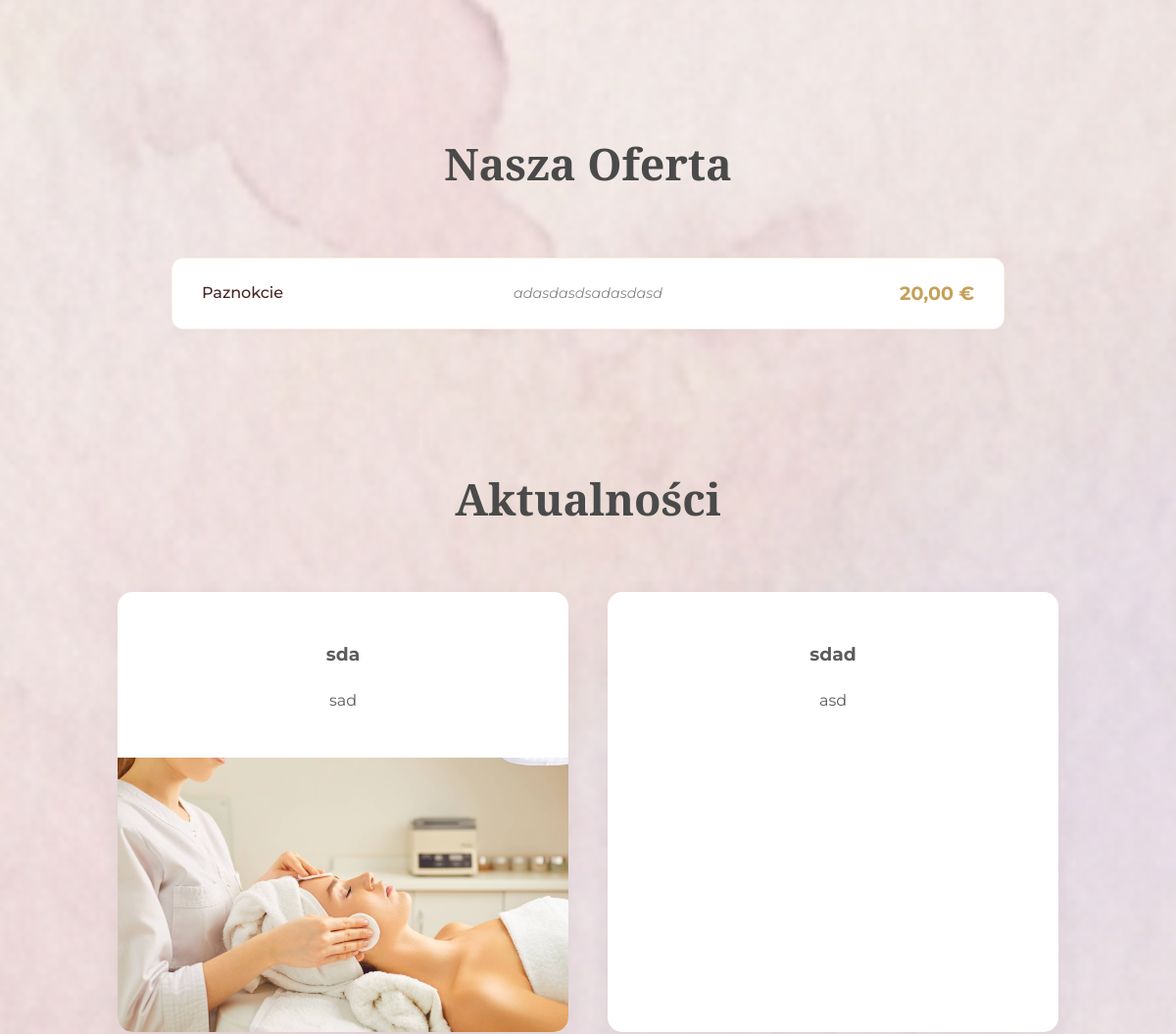
The app's page / (middle part), older data.
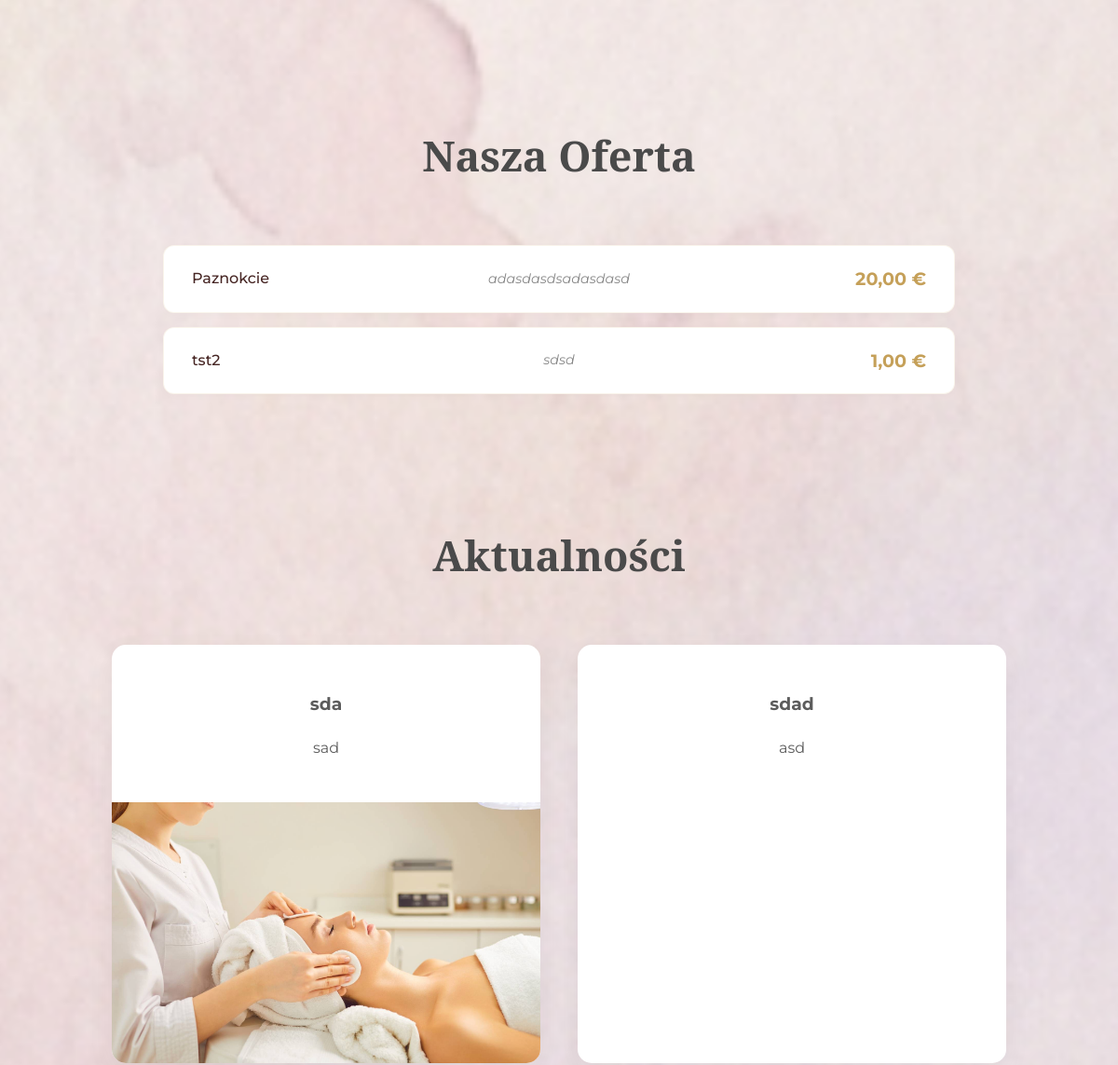
The same page, newer data.
### core/models.py (models this page shows, shortened)
class Service(models.Model):
    title = models.CharField(max_length=100, verbose_name="Nazwa usługi")
    description = models.TextField(verbose_name="Opis zabiegu")
    price = models.DecimalField(max_digits=8, decimal_places=2, verbose_name="Cena (€)")
    category = models.ForeignKey(Category, on_delete=models.CASCADE, verbose_name="Kategoria", null=True, blank=True)
    class Meta:
        verbose_name = "Usługa"
        verbose_name_plural = "Usługi"

class Post(models.Model):
    title = models.CharField(max_length=200, verbose_name="Tytuł posta")
    description = models.TextField(verbose_name="Opis")
    image = models.ImageField(upload_to='treatments/', verbose_name="Zdjęcie", blank=True, null=True)
    created_at = models.DateTimeField(auto_now_add=True, verbose_name="Data utworzenia posta")
    class Meta:
        verbose_name = "Post"
        verbose_name_plural = "Posty"

### core/views.py (the view)
# urls.py: 2. Add a URL to urlpatterns:  path('', views.home, name='home')
def home(request):
    if request.method == 'POST':
        form = ContactForm(request.POST)
        if form.is_valid():
            form.save()
            return redirect('home') # Odświeża stronę po wysłaniu
    else:
        form = ContactForm()
    company = CompanyInfo.objects.first() # Zakładamy, że masz jeden rekord z danymi firmy
    services = Service.objects.all()
    categories = Category.objects.prefetch_related('services').all()
    posts = Post.objects.all().order_by('-created_at') # Najnowsze posty pierwsze
    context = {
        'company': company,
        'services': services,
        'categories': categories,
        'posts': posts,
        'form': form,
    }
    return render(request, 'core/home.html', context)

### core/templates/core/home.html (shortened to what this page needs)
{% load static %}
<!DOCTYPE html>
<html lang="pl">
<head>
    <link rel="stylesheet" href="https://cdnjs.cloudflare.com/ajax/libs/font-awesome/6.4.0/css/all.min.css">
    <link rel="stylesheet" href="{% static 'core/css/style.css' %}">
</head>
<body>
    <section id="hero">
    </section>
    <section id="services">
        <h2 class="section-heading">Nasza Oferta</h2>
        <div class="services-list">
            {% for service in services %}
                <div class="service-row">
                    <span class="service-name">{{ service.title }}</span>
                    <span class="service-description">{{ service.description }}</span>
                    <span class="service-price">{{ service.price }} €</span>
                </div>
            {% endfor %}
        </div>
    </section>
    <section id="posts">
        <h2 class="section-heading">Aktualności</h2>
        <div class="grid-container">
            {% for post in posts %}
                <div class="card">
                    <div class="card-content">
                        <h3>{{ post.title }}</h3>
                        <p>{{ post.description }}</p>
                    </div>
                    {% if post.image %}
                        <img src="{{ post.image.url }}" alt="{{ post.title }}">
                    {% endif %}
                </div>
            {% endfor %}
        </div>
    </section>
</body>
</html>

Row changes from the older to the newer data that the page shows:
added Service: title "tst2", description "sdsd", price "1,00"
